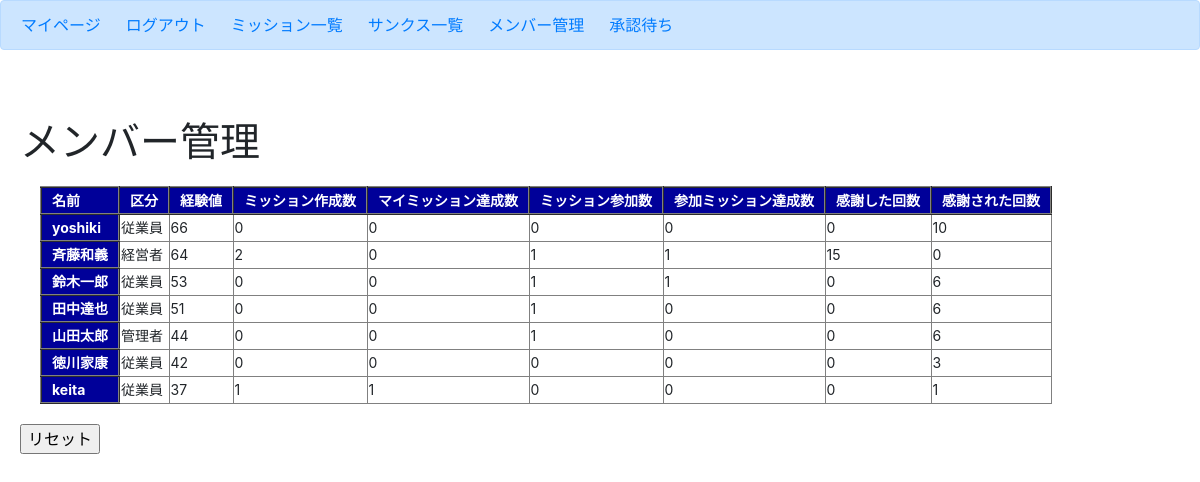
The page /management/ (signed in) on the database as committed earlier.
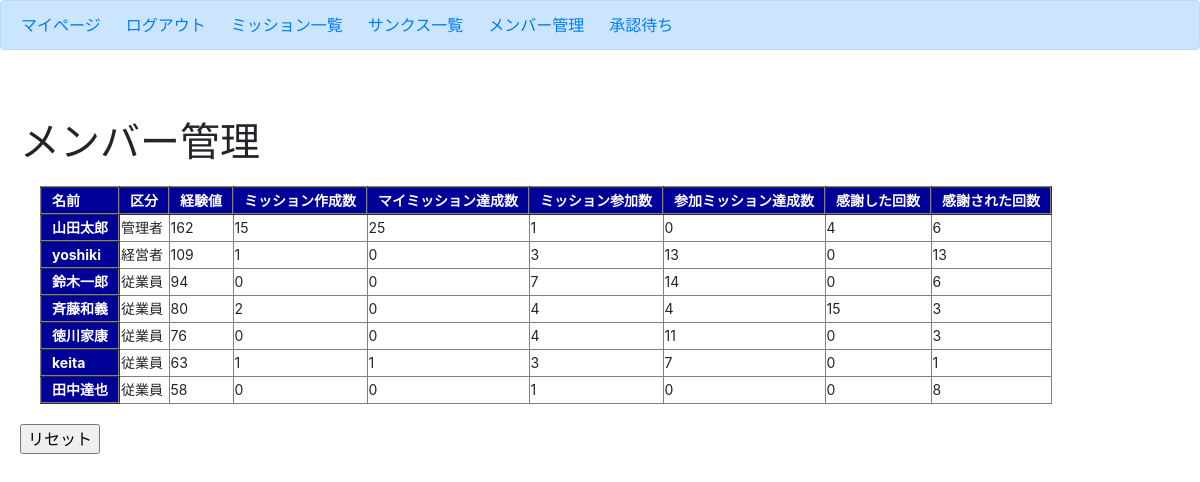
The same page on the database as committed later.
### user/models.py (models this page shows, shortened)
class Profile(models.Model):
    user = models.OneToOneField(User, on_delete=models.CASCADE)
    kubun = models.CharField(verbose_name='区分',
                             max_length=2,
                             choices=KUBUN_CHOICES,)
    exp_total = models.IntegerField(verbose_name='経験値', default=10)
    mission_create_count = models.IntegerField(default=0)  # ミッション作成回数
    my_success_count = models.IntegerField(default=0)      # 自ら作成したミッションの達成数
    join_count = models.IntegerField(default=0)            # ミッション参加回数
    team_success_count = models.IntegerField(default=0)    # 参加したミッションの達成回数
    thanks_count = models.IntegerField(default=0)          # 感謝した回数
    thanked_count = models.IntegerField(default=0)         # 感謝された回数

### user/views.py (the view)
# urls.py: path('management/', views.management, name='management'),
def management(request):
    all_profile_ = Profile.objects.all()
    all_profile = sorted(all_profile_, key=lambda x: x.exp_total, reverse=True)
    contents = {
        'all_profile': all_profile,
        'profile': Profile.objects.get(user=request.user)
        }
    return render(request, 'user/management.html', contents)

### user/templates/user/management.html (shortened to what this page needs)
{% extends 'mission/base.html' %}
{% block body %}
<br>
<br>
<h1>メンバー管理</h1>
<table border="1">
    <tr>
        <th>名前</th><th>区分</th><th>経験値</th>
        <th>ミッション作成数</th><th>マイミッション達成数</th><th>ミッション参加数</th>
        <th>参加ミッション達成数</th><th>感謝した回数</th><th>感謝された回数</th>
    </tr>
    {% for profile in all_profile %}
    <tr>
        <th>{{ profile.user.username }}</th><td>{{ profile.get_kubun_display }}</td><td>{{ profile.exp_total }}</td>
        <td>{{ profile.mission_create_count }}</td><td>{{ profile.my_success_count }}</td><td>{{ profile.join_count }}</td>
        <td>{{ profile.team_success_count }}</td><td>{{ profile.thanks_count }}</td><td>{{ profile.thanked_count }}</td>
    </tr>
    {% endfor %}
</table>
<form action="{% url 'reset' %}">
    <input type="submit" value="リセット">
</form>
{% endblock body %}

### mission/templates/mission/base.html (shortened to what this page needs)
{% load static %}
<!DOCTYPE html>
<html>
<head>
    <link rel="stylesheet" type="text/css" href="{% static 'mission/css/style.css' %}">
    <link rel="stylesheet" href="https://stackpath.bootstrapcdn.com/bootstrap/4.4.1/css/bootstrap.min.css">
</head>
<body>
    <header>
        <div class="alert alert-primary" role="alert">
            <a href="{% url 'expmain' %}">マイページ</a>
            <a>&emsp;</a>
            {% if user.is_authenticated %}
            <a href="{% url 'logout' %}">ログアウト</a>
            <a>&emsp;</a>
            <a href="{% url 'mission-home' %}">ミッション一覧</a>
            <a>&emsp;</a>
            <a href="{% url 'thanks-list' %}">サンクス一覧</a>
            <a>&emsp;</a>
            {% if profile.get_kubun_display == '経営者' or profile.get_kubun_display == '管理者' %}
            <a href="{% url 'management' %}">メンバー管理</a>
            <a>&emsp;</a>
            <a href="{% url 'mission-waiting' %}">承認待ち</a>
            <a>&emsp;</a>
            {% endif %}
            {% else %}
            <a href="{% url 'login' %}">ログイン</a>
            <a>&emsp;</a>
            <a href="{% url 'signup' %}">アカウント作成</a>
            {% endif %}
        </div>
    </header>
    <div class="main">
    {% block body %}
    {% endblock body %}
    </div class="main">
</body>
</html>

### mission/static/mission/css/style.css (style rules this page uses)
table { margin: 20px; font-size: 14px; }
table tr th { background-color: #009; color: white; padding: 2px 10px; border-width: 2px; }
.main { margin: 20px; }

Rows that differ between the two databases and show on the page:
changed Profile "管理者": exp_total "44" → "162"; mission_create_count "0" → "15"; my_success_count "0" → "25"; thanks_count "0" → "4"; moves up the list
changed Profile "yoshiki": kubun "従業員" → "経営者"; exp_total "66" → "109"; mission_create_count "0" → "1"; join_count "0" → "3"; team_success_count "0" → "13"; thanked_count "10" → "13"
changed Profile "鈴木一郎": exp_total "53" → "94"; join_count "1" → "7"; team_success_count "1" → "14"; moves down the list
changed Profile "斉藤和義": kubun "経営者" → "従業員"; exp_total "64" → "80"; join_count "1" → "4"; team_success_count "1" → "4"; thanked_count "0" → "3"
changed Profile "徳川家康": exp_total "42" → "76"; join_count "0" → "4"; team_success_count "0" → "11"
changed Profile "keita": exp_total "37" → "63"; join_count "0" → "3"; team_success_count "0" → "7"
changed Profile "田中達也": exp_total "51" → "58"; thanked_count "6" → "8"; moves down the list
